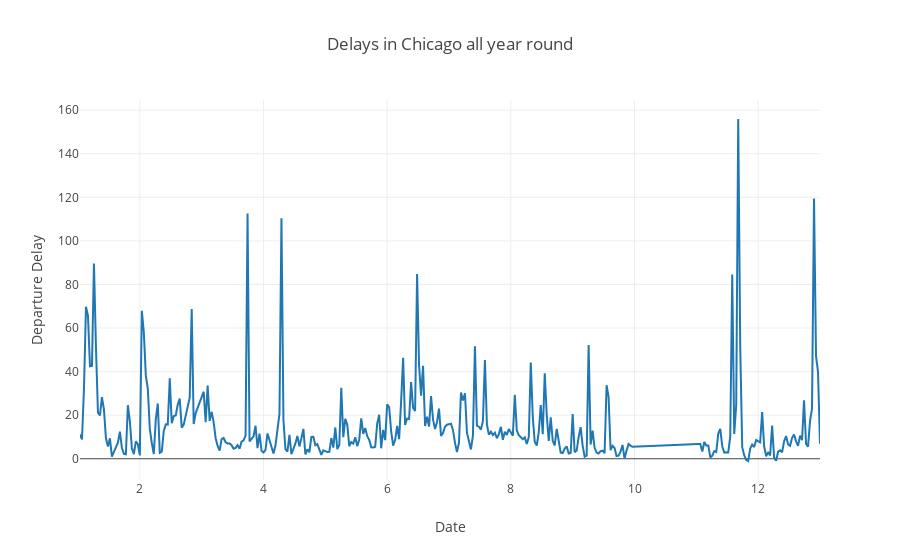

Notebook cell for this chart:
### Code cell
plotly.offline.init_notebook_mode(connected=True)
trace = go.Scatter(
    x = arr1,
    y = arr2,
    mode = 'lines'
)
data = [trace]
layout = go.Layout(
    title='Delays in Chicago all year round',
    xaxis=dict(
        title='Date'
    ),
    yaxis=dict(
        title='Departure Delay'
    )
)
fig = go.Figure(data=data, layout=layout)
plotly.offline.iplot(fig, filename='delay')

### Figure 1 — Plotly figure (JSON) as saved in the notebook; plotly's stock layout.template omitted (floating-point values rounded to 4 significant figures; data arrays with more than 128 entries replaced by an {"elided": "..."} marker saying what was removed)
{"data": [{"mode": "lines", "type": "scatter", "x": {"elided": "334 float values"}, "y": {"elided": "334 float values"}}], "layout": {"title": "Delays in Chicago all year round", "xaxis": {"title": "Date"}, "yaxis": {"title": "Departure Delay"}}}
